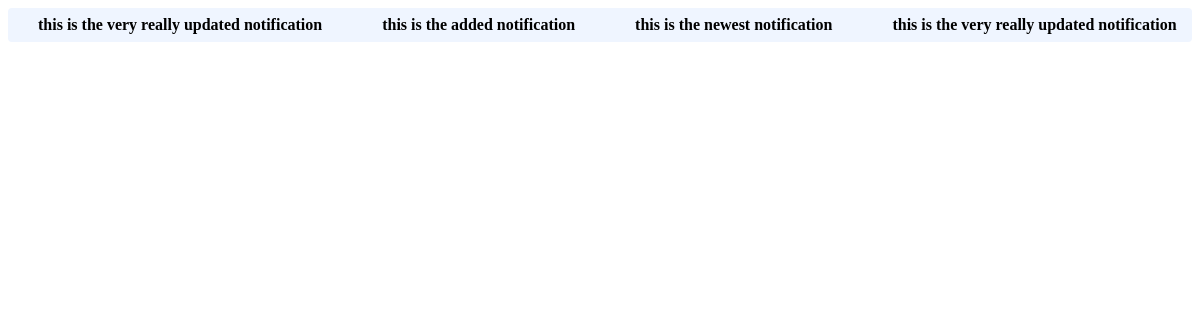
Screenshot of /test2.php with the database file from the repository.
### tables this page shows
CREATE TABLE `notification` (
  `id` int(11) NOT NULL,
  `notification` text NOT NULL,
  `url` varchar(255) NOT NULL,
  `tags` varchar(255) DEFAULT 'home'
);

### test2.php (the view, shortened to what this page needs)
<?php
require_once 'database.php';
$noti = "SELECT * FROM notification";
$notiresult = mysqli_query($conn, $noti);
$notification = array();
while ($row = mysqli_fetch_assoc($notiresult)) {
    $notification[] = $row;
}
?>
<!DOCTYPE html>
<html lang="en">
<head>
    <link rel="stylesheet" href="marquee.css">
</head>
<body>
<div class="scrolling-text-container">
    <div class="scrolling-text-inner" style="--marquee-speed: 20s;">
        <div class="scrolling-text">
            <?php foreach ($notification as $index => $value): ?>
                <div class="scrolling-text-item">
                    <a href="<?php echo $value['url'] ?>"><?php echo $value['notification']?></a>
                </div>
            <?php endforeach; ?>
        </div>
    </div>
</div>
</body>
</html>

### marquee.css (style rules this page uses)
.scrolling-text-container { background-color: #eff5ff; border-radius: 4px; overflow: hidden; }
.scrolling-text-inner { display: flex; white-space: nowrap; font-size: 16px; font-weight: 600; padding: 8px 0; }
.scrolling-text { display: flex; }
.scrolling-text-item { padding: 0 30px; }
.scrolling-text-item a { color: #000; text-decoration: none; }
.scrolling-text-inner { animation: scroll-left 40s linear infinite; }

### test2.php (style rules this page uses)
.scrolling-text { display: flex; }
.scrolling-text-item { white-space: nowrap; padding: 0 30px; }

### rows the page displays
notification: notification "this is the very really updated notification"
notification: notification "this is the added notification"
notification: notification "this is the newest notification"
